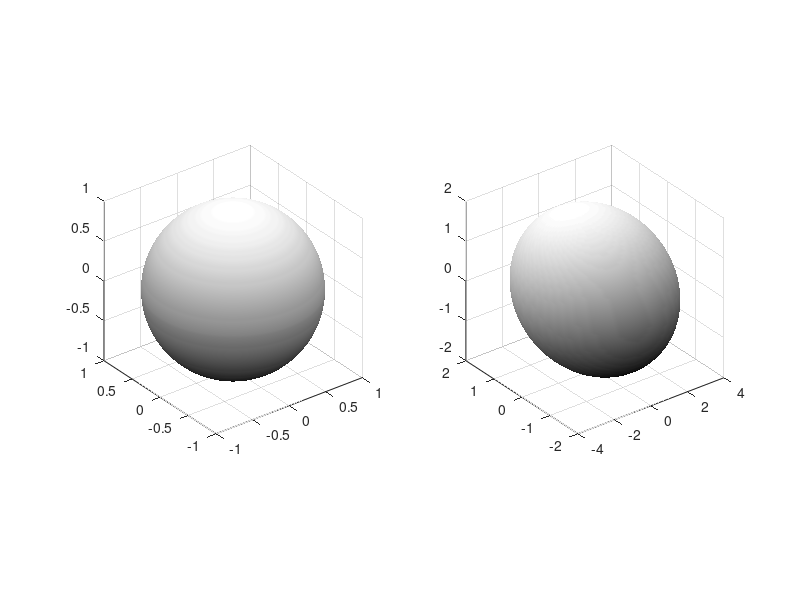

This chart was generated by the following MATLAB code:
%% Skoltech, Term 1B-2, 2019. Mathematical Methods in Engineering and Applied Science.
% By Prof. Aslan Kasimov.

%% Unit circle and its transformation
% Press Cmd-Enter to run the cell

clear all, clf

t = linspace(0,2*pi,100); %angle
x = cos(t); y = sin(t)    %rows

subplot(1,2,1), plot(x,y,'-k','LineWidth',2)
axis(3*[-1 1 -1 1]), axis square, grid on

A = [2 1; 1 2]; 
B = A*[x; y];   % the same points transformed by A
u = B(1,:);
v = B(2,:);

subplot(1,2,2), plot(u,v,'-k','LineWidth',2)
axis(3*[-1 1 -1 1]), axis square, grid on


%% Transformation of a sphere 
% 
clear all, clf

n = 100;
[X Y Z] = sphere(n);  %X,Y,Z are n+1 by n+1 matrices of points on the sphere

subplot(1,2,1), surf(X,Y,Z), shading interp, colormap gray
axis square

% we can choose a matrix based on specific eignevalues and eigenvectors
 s1 = [1 0 0]; 
 s2 = [0 1 1]/sqrt(2); 
 s3 = [0 -1 1]/sqrt(2); %orthonormal e-vectors
 A = 4*s1'*s1 + 2*s2'*s2 + 1*s3'*s3; % the matrix with those e-vectors and ane e-values 4,2,1 
%

% or choose any
% A = [ 2 1 0; 1 3 1; 4 2 10]; % we will transform the sphere with this matrix

% [U V W] will be transformed points 
U = X;
V = Y;
W = Z;

for i=1:n+1
    for j=1:n+1
        b = A*[X(i,j) Y(i,j) Z(i,j)]'; %transformed point
        U(i,j) = b(1);
        V(i,j) = b(2);
        W(i,j) = b(3);
    end 
end 

subplot(1,2,2), surf(U,V,W), shading interp, colormap gray %ellipsoid
axis square

%% Iterative solution of linear systems
% will use Jacobi and Gauss-Seidel
clear all; 

A = [2 1 1; 1 2 -2; 0 -1 2] %will converge 
%A = [1 2 -2; 2 1 1; 0 -1 2] %will not converge 
b = [1 1 1]';

if rank(A)<3
    disp('singular matrix')
    return
end

solver  = 'gs'; % 'jac' or 'gs'

x_exact = A\b
tol = 10^-6;
x = [1 1 1]'; %initial guess
err = 1; count = 0;

switch solver 

case 'jac' %Jacobi
    D = diag(diag(A));
    A2 = A - D;
    while err > tol
        b1 = b - A2*x;
        x = D\b1;
        err = norm(x-x_exact);
        %pause
        if err > 100
            break
        end
        count = count +1;
    end
    disp (['iterations ',num2str(count),', err = ',num2str(err)])

case 'gs' % Gauss-Seidel
    A1  = tril(A); %lower triangular part of A including diagonal
    A2 = A - A1;
    while err > tol
        b1 = b - A2*x;
        x = A1\b1;
        err = norm(x-x_exact);
        %pause
        if err > 100
            break
        end
        count = count +1;
    end
    disp (['iterations ',num2str(count),', err = ',num2str(err)])  
    
    otherwise
    disp 'another case'

end
